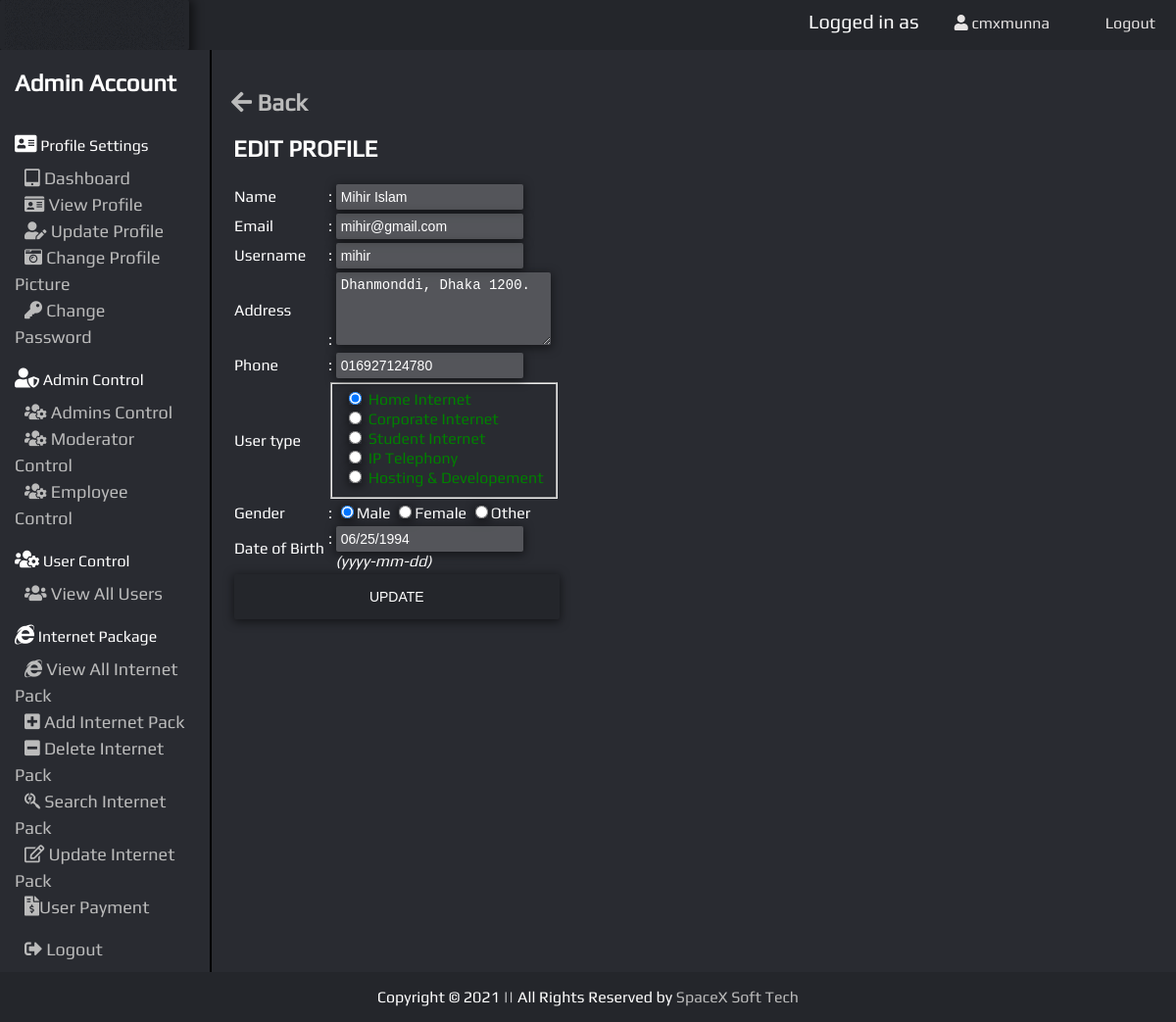
The page /user_view/update_userProfile.php?user_id=0235235 (signed in) on the database its author committed.
### tables this page shows
CREATE TABLE `userinfo` (
  `id` int(11) NOT NULL,
  `user_id` varchar(100) NOT NULL,
  `name` varchar(40) NOT NULL,
  `email` varchar(40) NOT NULL,
  `username` varchar(40) NOT NULL,
  `password` varchar(100) NOT NULL,
  `phone` varchar(40) NOT NULL,
  `address` varchar(100) NOT NULL,
  `usertype` varchar(40) NOT NULL,
  `gender` varchar(40) NOT NULL,
  `dob` varchar(40) NOT NULL,
  `image` text DEFAULT NULL
);

### model/user_model.php (called while the page is built, shortened)
<?php
    function showuser($user_id)
    {
        $conn = db_conn();
        $selectQuery = "SELECT * FROM `userinfo` where user_id = ?";
        try {
            $stmt = $conn->prepare($selectQuery);
            $stmt->execute([$user_id]);
        }
        catch (PDOException $e)
        {
            echo $e->getMessage();
        }
        $row = $stmt->fetch(PDO::FETCH_ASSOC);
        return $row;
    }
?>

### user_controller/userinfoCntrl.php (called while the page is built, shortened)
<?php
    require_once ('../model/user_model.php');
    function fetchuser($user_id)
    {
        return showuser($user_id);
    }
?>

### user_view/update_userProfile.php (the view, shortened to what this page needs)
<?php
    include "../control/session.php" ;
    require_once '../user_controller/userinfoCntrl.php';
    $user = fetchuser($_GET['user_id']);
?>
<!DOCTYPE html>
<html lang="en">
<head>
    <link href="../resources/stylesheet/ife.css?v=<?php echo time(); ?>" rel="stylesheet">
</head>
<body>
    <?php include('../header_footer/header_after_login.php'); ?>
    <div class="main">
        <section>
        <h1 ><a href="../user_view/view_all_users.php" class="link-hvr"><i class="fas fa-arrow-left"></i> Back</a></h1>
            <form method="post" action="">
                <div>
                    <h1><legend>EDIT PROFILE</legend></h1>
                    <table>
                        <tr>
                            <td><label for="name">Name</label></td>
                            <td>: <input type="text" id="name" name="name" value="<?php echo $user['name'] ?>">
                            </td>
                        </tr>
                        <tr>
                            <td><label for="email">Email</label></td>
                            <td>: <input type="email" id="email" name="email" value="<?php echo $user['email'] ?>">
                            </td>
                        </tr>
                        <tr>
                            <td><label for="username">Username</label></td>
                            <td>: <input type="text" id="username" name="username" value="<?php echo $user['username'] ?>">
                            </td>
                        </tr>
                        <tr>
                            <td><label for="address">Address</label></td>
                            <td>: <textarea id="address" name="address" rows="4" cols="23"><?php echo $user['address'] ?></textarea>
                            </td>
                        </tr>
                        <tr>
                            <td><label for="phone">Phone</label></td>
                            <td>: <input type="text" id="phone" name="phone" value="<?php echo $user['phone'] ?>">
                            </td>
                        </tr>
                        <tr>
                            <td><label for="usertype">User type</label></td>
                            <td>
                                <fieldset>
                                    <input type="radio" id="Home" name="usertype" value="Home" <?php if (isset($user['usertype']) && $user['usertype']=="Home") echo "checked";?>><label for="Home" class="green"> Home Internet</label> <br>
                                    <input type="radio" id="Corporate" name="usertype" value="Corporate" <?php if (isset($user['usertype']) && $user['usertype']=="Corporate") echo "checked";?>><label for="Corporate" class="green"> Corporate Internet</label><br>
                                    <input type="radio" id="Student" name="usertype" value="Student" <?php if (isset($user['usertype']) && $user['usertype']=="Student") echo "checked";?>><label for="Student" class="green"> Student Internet</label><br>
                                    <input type="radio" id="IPTelephony" name="usertype" value="IPTelephony" <?php if (isset($user['usertype']) && $user['usertype']=="IPTelephony") echo "checked";?>><label for="IPTelephony" class="green"> IP Telephony</label><br>
                                    <input type="radio" id="Host&Develope" name="usertype" value="Host&Develope" <?php if (isset($user['usertype']) && $user['usertype']=="Host&Develope") echo "checked";?>><label for="Host&Develope" class="green"> Hosting & Developement</label>
                                </fieldset>
                            </td>
                        </tr>
                        <tr>
                            <td><label for="gender">Gender</label></td>
                            <td>:
                            <input type="radio" name="gender" value="Male" <?php if (isset($user['gender']) && $user['gender']=="Male") echo "checked";?>>Male
                            <input type="radio" name="gender" value="Female" <?php if (isset($user['gender']) && $user['gender']=="Female") echo "checked";?>>Female
                            <input type="radio" name="gender" value="Other" <?php if (isset($user['gender']) && $user['gender']=="Other") echo "checked";?>>Other
                            </td>
                        </tr>
                        <tr>
                            <td><label for="dob">Date of Birth</label></td>
                            <td>: <input type="text" id="dob" name="dob" value="<?php echo $user['dob'] ?>">
                            <br><span>&nbsp;&nbsp;<i>(yyyy-mm-dd)</i></span></td>
                        </tr>
                        <tr>
                            <td colspan="2">
                                <input type="submit" name="update" value="Update" class="btn">
                            </td>
                        </tr>
                        <tr>
                            <td class="green" colspan="2">
                            </td>
                        </tr>
                    </table>
                </div>
            </form>
        </section>
    </div>
    <?php include('../header_footer/copyright.php'); ?>
</body>
</html>

### resources/stylesheet/ife.css (style rules this page uses)
* { box-sizing: border-box; }
body { margin: 0; padding:0; background-color: #292b31; font-family: Play; color: white; }
a { color: #bbbbbb; text-decoration: none; }
section { width: 82%; float: right; height: 500px; padding: 20px; }
.green { color: green; }
.btn { text-transform: uppercase; outline: 0; background: #24262B; width: 100%; border: 0; padding: 15px; color: #FFFFFF; font-size: 14px; -webkit-transition: all 0.5 ease; transition: all 0.5 ease; cursor: pointer; }
textarea { background: rgba(255,255,255,0.2); color: white; border: none; position: relative; outline: none; padding: 5px; font-size: 14px; border-radius: 2px; box-shadow: 0 2px 10px 1px rgba(0,0,0,0.5); }
input { background: rgba(255,255,255,0.2); color: white; border: none; position: relative; outline: none; padding: 5px; font-size: 14px; border-radius: 2px; box-shadow: 0 2px 10px 1px rgba(0,0,0,0.5); }

### rows shown on the page
userinfo: name "Mihir Islam", email "mihir@gmail.com", username "mihir", address "Dhanmonddi, Dhaka 1200.", phone "016927124780", usertype "☑ Home Internet", usertype "☐ Corporate Internet", usertype "☐ Student Internet", usertype "☐ IP Telephony", usertype "☐ Hosting & Developement", gender "☑", dob "06/25/1994"

### other values the page prints
$User "cmxmunna"
